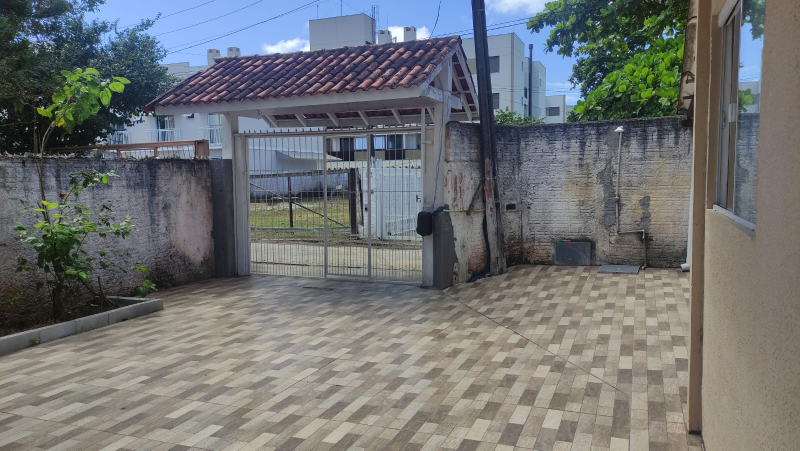
#> input picture API/fechado.jpg, 1600 x 901 px (shown at 1/2 size)
$ python API_CheckGateState.py
#> lines starting #> are read from the running program, lines starting #| are printed output that depends on the picture; after the words box and inside, x2 and y2 are one past the last pixel; in counts of white or black regions, pixels touching at a corner belong together; long printed decimals are rounded
import cv2
import numpy as np

# carregar as três imagens
portao_fechado = cv2.imread("fechado.jpg")
#> portao_fechado is the input picture: shape (901, 1600, 3); mean B, G, R 115.6, 114.7, 112.3
portao_aberto = cv2.imread("aberto.jpg")
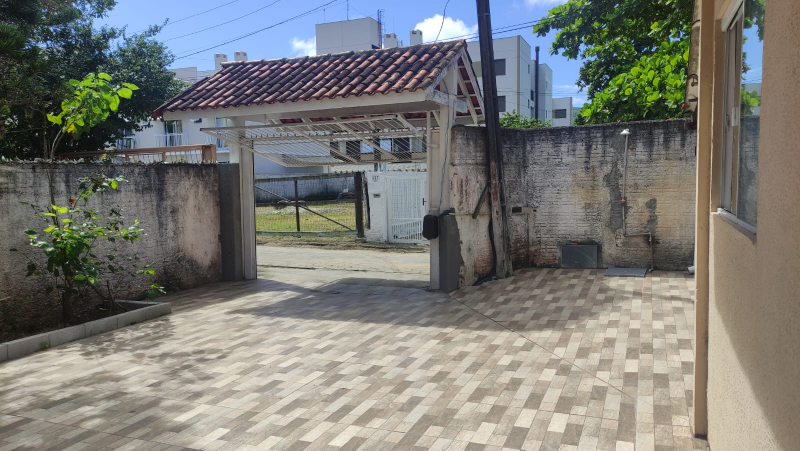
#> input picture API/aberto.jpg, 1600 x 901 px (shown at 1/2 size)
#> portao_aberto is the input picture: shape (901, 1600, 3); mean B, G, R 118.8, 123.4, 123.3
nova_imagem = cv2.imread("aberto.jpg")

# definir as coordenadas x e y da área de comparação
x = 470
y = 250
width = 450
height = 350

# selecionar a área de comparação em cada imagem
area_portao_fechado = portao_fechado[y:y+height, x:x+width]
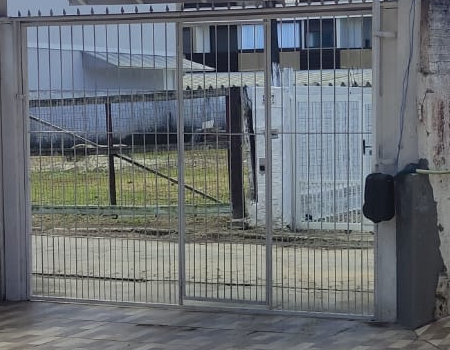
#> area_portao_fechado: shape (350, 450, 3); mean B, G, R 115.8, 111.4, 106.1
area_portao_aberto = portao_aberto[y:y+height, x:x+width]
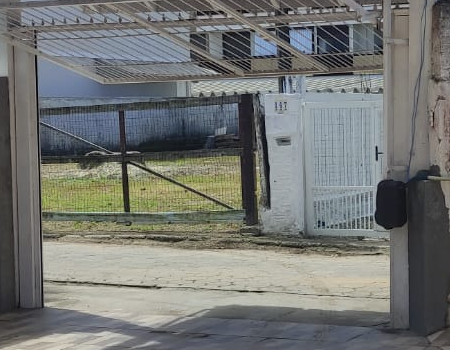
#> area_portao_aberto: shape (350, 450, 3); mean B, G, R 115.3, 118.3, 116.4
area_nova_imagem = nova_imagem[y:y+height, x:x+width]

# converter as imagens para escala de cinza
area_portao_fechado_gray = cv2.cvtColor(area_portao_fechado, cv2.COLOR_BGR2GRAY)
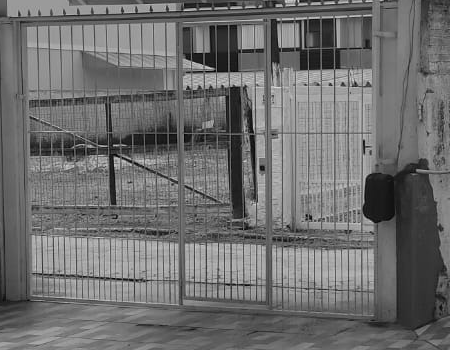
#> area_portao_fechado_gray: shape (350, 450); min 0, max 221, mean 110.3
area_portao_aberto_gray = cv2.cvtColor(area_portao_aberto, cv2.COLOR_BGR2GRAY)
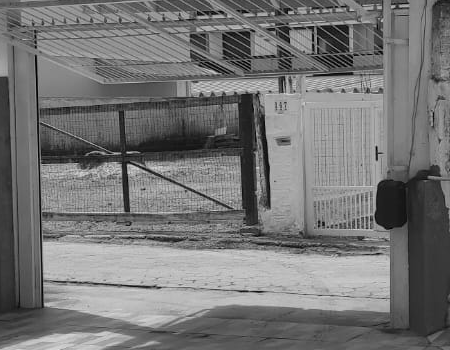
#> area_portao_aberto_gray: shape (350, 450); min 0, max 225, mean 117.3
area_nova_imagem_gray = cv2.cvtColor(area_nova_imagem, cv2.COLOR_BGR2GRAY)

# calcular o histograma das imagens em escala de cinza
portao_fechado_hist = cv2.calcHist([area_portao_fechado_gray], [0], None, [256], [0, 256])
#> portao_fechado_hist = 256 values, max 2010 at index 100, min 0 at index 208, mean 615.2
portao_aberto_hist = cv2.calcHist([area_portao_aberto_gray], [0], None, [256], [0, 256])
#> portao_aberto_hist = 256 values, max 1366 at index 89, min 0 at index 218, mean 615.2
nova_imagem_hist = cv2.calcHist([area_nova_imagem_gray], [0], None, [256], [0, 256])
#> nova_imagem_hist has the same summary as portao_aberto_hist

# comparar as imagens usando o método chi-square
resultado_fechado = cv2.compareHist(portao_fechado_hist, nova_imagem_hist, cv2.HISTCMP_CHISQR)
#> resultado_fechado = 236318.4
resultado_aberto = cv2.compareHist(portao_aberto_hist, nova_imagem_hist, cv2.HISTCMP_CHISQR)
#> resultado_aberto = 0

# comparar as imagens usando o método correlation
resultado_fechado2 = cv2.matchTemplate(portao_fechado_hist, nova_imagem_hist, cv2.TM_CCOEFF_NORMED)
#> resultado_fechado2 = [0.836]
resultado_aberto2 = cv2.matchTemplate(portao_aberto_hist, nova_imagem_hist, cv2.TM_CCOEFF_NORMED)
#> resultado_aberto2 = [1]

# determinar se a nova imagem corresponde a um portão aberto ou fechado
if resultado_fechado > resultado_aberto:
    print("O portão está aberto")
else:
    print("O portão está fechado.")

print("fechado: ", resultado_fechado)
#| fechado:  236318.384
print("Aberto: ", resultado_aberto)
#| Aberto:  0.0

print("fechado2: ", resultado_fechado2)
#| fechado2:  [[0.8358]]
print("Aberto2: ", resultado_aberto2)
#| Aberto2:  [[1]]

# desenhar um retângulo vermelho na área de comparação
cv2.rectangle(portao_fechado, (x, y), (x+width, y+height), (0, 0, 255), 2)
cv2.rectangle(portao_aberto, (x, y), (x+width, y+height), (0, 0, 255), 2)
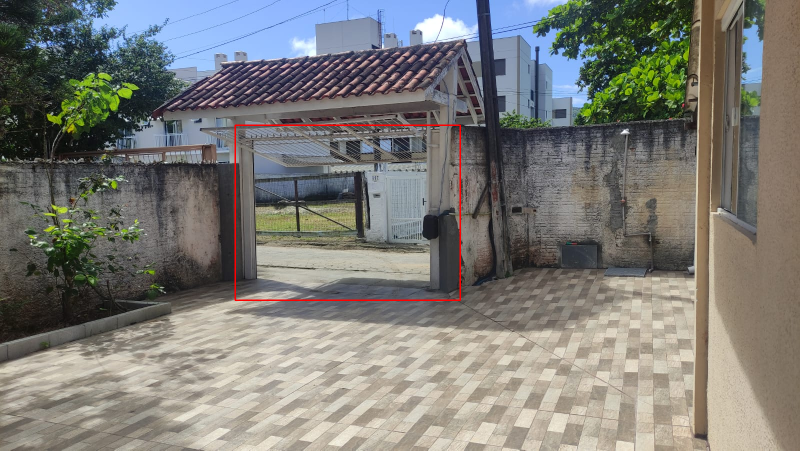
#> portao_aberto: shape (901, 1600, 3) (shown at 1/2 size); 0.33% of pixels changed, all inside (x1, y1, x2, y2) = (469, 249, 922, 602)
cv2.rectangle(nova_imagem, (x, y), (x+width, y+height), (0, 0, 255), 2)

# mostrar as imagens com a área de comparação desenhada
cv2.imshow("Portão fechado", portao_fechado)
cv2.imshow("Portão aberto", portao_aberto)
cv2.imshow("Nova imagem", nova_imagem)
cv2.waitKey(0)
cv2.destroyAllWindows()
